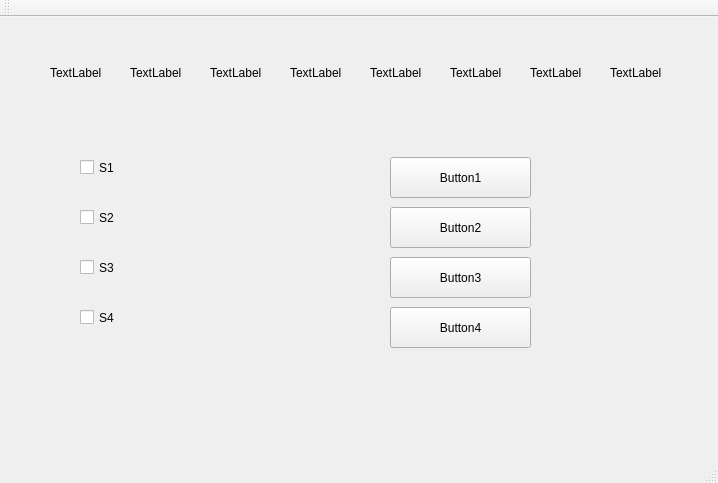
<?xml version="1.0" encoding="UTF-8"?>
<ui version="4.0">
 <class>MainWindow</class>
 <widget class="QMainWindow" name="MainWindow">
  <property name="geometry">
   <rect>
    <x>0</x>
    <y>0</y>
    <width>718</width>
    <height>483</height>
   </rect>
  </property>
  <property name="windowTitle">
   <string>MainWindow</string>
  </property>
  <widget class="QWidget" name="centralWidget">
   <widget class="QLabel" name="label">
    <property name="geometry">
     <rect>
      <x>50</x>
      <y>20</y>
      <width>71</width>
      <height>71</height>
     </rect>
    </property>
    <property name="text">
     <string>TextLabel</string>
    </property>
   </widget>
   <widget class="QLabel" name="label_2">
    <property name="geometry">
     <rect>
      <x>130</x>
      <y>20</y>
      <width>71</width>
      <height>71</height>
     </rect>
    </property>
    <property name="text">
     <string>TextLabel</string>
    </property>
   </widget>
   <widget class="QLabel" name="label_3">
    <property name="geometry">
     <rect>
      <x>210</x>
      <y>20</y>
      <width>71</width>
      <height>71</height>
     </rect>
    </property>
    <property name="text">
     <string>TextLabel</string>
    </property>
   </widget>
   <widget class="QLabel" name="label_4">
    <property name="geometry">
     <rect>
      <x>290</x>
      <y>20</y>
      <width>71</width>
      <height>71</height>
     </rect>
    </property>
    <property name="text">
     <string>TextLabel</string>
    </property>
   </widget>
   <widget class="QLabel" name="label_5">
    <property name="geometry">
     <rect>
      <x>370</x>
      <y>20</y>
      <width>71</width>
      <height>71</height>
     </rect>
    </property>
    <property name="text">
     <string>TextLabel</string>
    </property>
   </widget>
   <widget class="QLabel" name="label_6">
    <property name="geometry">
     <rect>
      <x>530</x>
      <y>20</y>
      <width>71</width>
      <height>71</height>
     </rect>
    </property>
    <property name="text">
     <string>TextLabel</string>
    </property>
   </widget>
   <widget class="QLabel" name="label_7">
    <property name="geometry">
     <rect>
      <x>450</x>
      <y>20</y>
      <width>71</width>
      <height>71</height>
     </rect>
    </property>
    <property name="text">
     <string>TextLabel</string>
    </property>
   </widget>
   <widget class="QLabel" name="label_8">
    <property name="geometry">
     <rect>
      <x>610</x>
      <y>20</y>
      <width>71</width>
      <height>71</height>
     </rect>
    </property>
    <property name="text">
     <string>TextLabel</string>
    </property>
   </widget>
   <widget class="QCheckBox" name="checkBox">
    <property name="geometry">
     <rect>
      <x>80</x>
      <y>120</y>
      <width>181</width>
      <height>61</height>
     </rect>
    </property>
    <property name="text">
     <string>S1</string>
    </property>
   </widget>
   <widget class="QCheckBox" name="checkBox_2">
    <property name="geometry">
     <rect>
      <x>80</x>
      <y>170</y>
      <width>181</width>
      <height>61</height>
     </rect>
    </property>
    <property name="text">
     <string>S2</string>
    </property>
   </widget>
   <widget class="QCheckBox" name="checkBox_3">
    <property name="geometry">
     <rect>
      <x>80</x>
      <y>220</y>
      <width>181</width>
      <height>61</height>
     </rect>
    </property>
    <property name="text">
     <string>S3</string>
    </property>
   </widget>
   <widget class="QCheckBox" name="checkBox_4">
    <property name="geometry">
     <rect>
      <x>80</x>
      <y>270</y>
      <width>181</width>
      <height>61</height>
     </rect>
    </property>
    <property name="text">
     <string>S4</string>
    </property>
   </widget>
   <widget class="QPushButton" name="pushButton">
    <property name="geometry">
     <rect>
      <x>390</x>
      <y>140</y>
      <width>141</width>
      <height>41</height>
     </rect>
    </property>
    <property name="text">
     <string>Button1</string>
    </property>
    <attribute name="buttonGroup">
     <string notr="true">buttonGroup</string>
    </attribute>
   </widget>
   <widget class="QPushButton" name="pushButton_2">
    <property name="geometry">
     <rect>
      <x>390</x>
      <y>190</y>
      <width>141</width>
      <height>41</height>
     </rect>
    </property>
    <property name="text">
     <string>Button2</string>
    </property>
    <attribute name="buttonGroup">
     <string notr="true">buttonGroup</string>
    </attribute>
   </widget>
   <widget class="QPushButton" name="pushButton_3">
    <property name="geometry">
     <rect>
      <x>390</x>
      <y>240</y>
      <width>141</width>
      <height>41</height>
     </rect>
    </property>
    <property name="text">
     <string>Button3</string>
    </property>
    <attribute name="buttonGroup">
     <string notr="true">buttonGroup</string>
    </attribute>
   </widget>
   <widget class="QPushButton" name="pushButton_4">
    <property name="geometry">
     <rect>
      <x>390</x>
      <y>290</y>
      <width>141</width>
      <height>41</height>
     </rect>
    </property>
    <property name="text">
     <string>Button4</string>
    </property>
    <attribute name="buttonGroup">
     <string notr="true">buttonGroup</string>
    </attribute>
   </widget>
  </widget>
  <widget class="QMenuBar" name="menuBar">
   <property name="geometry">
    <rect>
     <x>0</x>
     <y>0</y>
     <width>718</width>
     <height>22</height>
    </rect>
   </property>
  </widget>
  <widget class="QToolBar" name="mainToolBar">
   <attribute name="toolBarArea">
    <enum>TopToolBarArea</enum>
   </attribute>
   <attribute name="toolBarBreak">
    <bool>false</bool>
   </attribute>
  </widget>
  <widget class="QStatusBar" name="statusBar"/>
 </widget>
 <layoutdefault spacing="6" margin="11"/>
 <resources/>
 <connections/>
 <buttongroups>
  <buttongroup name="buttonGroup">
   <property name="exclusive">
    <bool>true</bool>
   </property>
  </buttongroup>
 </buttongroups>
</ui>
